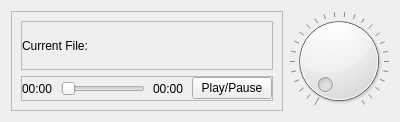
                   <widget class="QWidget" name="tabWidget_6Page1" native="true">
                    <attribute name="title">
                     <string>Original</string>
                    </attribute>
                    <layout class="QHBoxLayout" name="horizontalLayout_4">
                     <item>
                      <widget class="QFrame" name="frame_10">
                       <property name="frameShape">
                        <enum>QFrame::StyledPanel</enum>
                       </property>
                       <property name="frameShadow">
                        <enum>QFrame::Raised</enum>
                       </property>
                       <layout class="QVBoxLayout" name="verticalLayout_10">
                        <item>
                         <widget class="QFrame" name="frame_11">
                          <property name="frameShape">
                           <enum>QFrame::StyledPanel</enum>
                          </property>
                          <property name="frameShadow">
                           <enum>QFrame::Raised</enum>
                          </property>
                          <layout class="QHBoxLayout" name="horizontalLayout_8">
                           <property name="spacing">
                            <number>0</number>
                           </property>
                           <property name="leftMargin">
                            <number>0</number>
                           </property>
                           <property name="topMargin">
                            <number>0</number>
                           </property>
                           <property name="rightMargin">
                            <number>0</number>
                           </property>
                           <property name="bottomMargin">
                            <number>0</number>
                           </property>
                           <item>
                            <widget class="QLabel" name="label_18">
                             <property name="sizePolicy">
                              <sizepolicy hsizetype="Preferred" vsizetype="Fixed">
                               <horstretch>0</horstretch>
                               <verstretch>0</verstretch>
                              </sizepolicy>
                             </property>
                             <property name="minimumSize">
                              <size>
                               <width>0</width>
                               <height>17</height>
                              </size>
                             </property>
                             <property name="text">
                              <string>Current File:</string>
                             </property>
                            </widget>
                           </item>
                          </layout>
                         </widget>
                        </item>
                        <item>
                         <widget class="QFrame" name="frame_12">
                          <property name="sizePolicy">
                           <sizepolicy hsizetype="Preferred" vsizetype="Fixed">
                            <horstretch>0</horstretch>
                            <verstretch>0</verstretch>
                           </sizepolicy>
                          </property>
                          <property name="minimumSize">
                           <size>
                            <width>0</width>
                            <height>25</height>
                           </size>
                          </property>
                          <property name="frameShape">
                           <enum>QFrame::StyledPanel</enum>
                          </property>
                          <property name="frameShadow">
                           <enum>QFrame::Raised</enum>
                          </property>
                          <layout class="QHBoxLayout" name="horizontalLayout_9">
                           <property name="spacing">
                            <number>8</number>
                           </property>
                           <property name="leftMargin">
                            <number>0</number>
                           </property>
                           <property name="topMargin">
                            <number>0</number>
                           </property>
                           <property name="rightMargin">
                            <number>0</number>
                           </property>
                           <property name="bottomMargin">
                            <number>0</number>
                           </property>
                           <item>
                            <widget class="QLabel" name="label_19">
                             <property name="text">
                              <string>00:00</string>
                             </property>
                            </widget>
                           </item>
                           <item>
                            <widget class="QSlider" name="horizontalSlider_3">
                             <property name="orientation">
                              <enum>Qt::Horizontal</enum>
                             </property>
                            </widget>
                           </item>
                           <item>
                            <widget class="QLabel" name="label_20">
                             <property name="text">
                              <string>00:00</string>
                             </property>
                            </widget>
                           </item>
                           <item>
                            <widget class="QPushButton" name="pushButton_4">
                             <property name="text">
                              <string>Play/Pause</string>
                             </property>
                            </widget>
                           </item>
                          </layout>
                         </widget>
                        </item>
                       </layout>
                      </widget>
                     </item>
                     <item>
                      <widget class="QDial" name="dial_2">
                       <property name="pageStep">
                        <number>99</number>
                       </property>
                       <property name="tracking">
                        <bool>true</bool>
                       </property>
                       <property name="orientation">
                        <enum>Qt::Horizontal</enum>
                       </property>
                       <property name="wrapping">
                        <bool>false</bool>
                       </property>
                       <property name="notchesVisible">
                        <bool>true</bool>
                       </property>
                      </widget>
                     </item>
                    </layout>
                   </widget>
